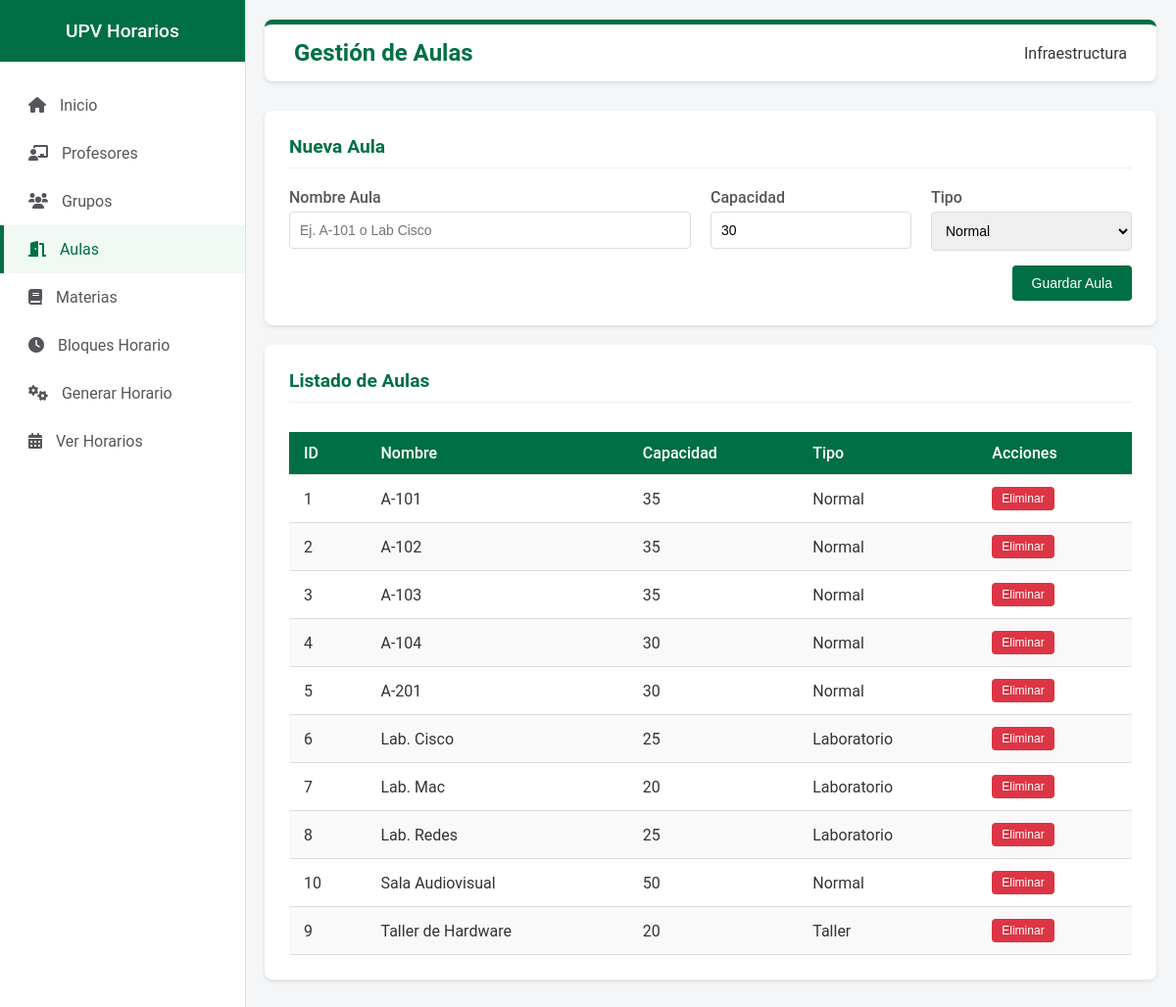
Screenshot of /aulas.php with the database file from the repository.
### tables this page shows
CREATE TABLE `aulas` (
  `id_aula` INT NOT NULL AUTO_INCREMENT,
  `nombre_aula` VARCHAR(50) NOT NULL COMMENT 'Ej. A-101, Lab Cisco',
  `capacidad` INT NOT NULL DEFAULT 30,
  `tipo_aula` ENUM('Normal', 'Laboratorio', 'Taller') NOT NULL DEFAULT 'Normal',
  PRIMARY KEY (`id_aula`)
);

### aulas.php (the view, shortened to what this page needs)
<?php
$page = 'aulas';
require_once 'config/db.php';
$stmt = $pdo->query("SELECT * FROM aulas ORDER BY nombre_aula ASC");
$aulas = $stmt->fetchAll();
require_once 'views/layout/header.php';
require_once 'views/layout/sidebar.php';
?>
<div class="main-content">
    <div class="header">
        <h1>Gestión de Aulas</h1>
        <div><span>Infraestructura</span></div>
    </div>
    <div class="card">
        <div class="card-header">
            <h2 class="card-title">Nueva Aula</h2>
        </div>
        <form method="POST" action="">
            <div style="display: flex; gap: 20px;">
                <div class="form-group" style="flex: 2;">
                    <label>Nombre Aula</label>
                    <input type="text" name="nombre_aula" class="form-control" required placeholder="Ej. A-101 o Lab Cisco">
                </div>
                <div class="form-group" style="flex: 1;">
                    <label>Capacidad</label>
                    <input type="number" name="capacidad" class="form-control" value="30">
                </div>
                <div class="form-group" style="flex: 1;">
                    <label>Tipo</label>
                    <select name="tipo_aula" class="form-control">
                        <option value="Normal">Normal</option>
                    </select>
                </div>
            </div>
            <div class="text-right">
                <button type="submit" class="btn btn-primary">Guardar Aula</button>
            </div>
        </form>
    </div>
    <div class="card">
        <div class="card-header">
            <h2 class="card-title">Listado de Aulas</h2>
        </div>
        <div class="table-container">
            <table class="table">
                <thead>
                    <tr>
                        <th>ID</th>
                        <th>Nombre</th>
                        <th>Capacidad</th>
                        <th>Tipo</th>
                        <th>Acciones</th>
                    </tr>
                </thead>
                <tbody>
                    <?php foreach ($aulas as $a): ?>
                    <tr>
                        <td><?php echo $a['id_aula']; ?></td>
                        <td><?php echo htmlspecialchars($a['nombre_aula']); ?></td>
                        <td><?php echo $a['capacidad']; ?></td>
                        <td><?php echo $a['tipo_aula']; ?></td>
                        <td>
                            <form method="POST" style="display:inline;" onsubmit="return confirm('¿Eliminar aula?');">
                                <button type="submit" class="btn btn-sm btn-danger">Eliminar</button>
                            </form>
                        </td>
                    </tr>
                    <?php endforeach; ?>
                </tbody>
            </table>
        </div>
    </div>
</div>
<?php require_once 'views/layout/footer.php'; ?>

### views/layout/header.php (shortened to what this page needs)
<!DOCTYPE html>
<html lang="es">
<head>
    <link rel="stylesheet" href="assets/css/styles.css">
    <link rel="stylesheet" href="https://cdnjs.cloudflare.com/ajax/libs/font-awesome/6.0.0/css/all.min.css">
</head>
<body>

### views/layout/sidebar.php
<div class="sidebar">
    <div class="sidebar-header">
        <h3>UPV Horarios</h3>
    </div>
    <ul class="sidebar-menu">
        <li><a href="index.php" class="<?php echo ($page == 'home') ? 'active' : ''; ?>"><i class="fas fa-home"></i> Inicio</a></li>
        <li><a href="profesores.php" class="<?php echo ($page == 'profesores') ? 'active' : ''; ?>"><i class="fas fa-chalkboard-teacher"></i> Profesores</a></li>
        <li><a href="grupos.php" class="<?php echo ($page == 'grupos') ? 'active' : ''; ?>"><i class="fas fa-users"></i> Grupos</a></li>
        <li><a href="aulas.php" class="<?php echo ($page == 'aulas') ? 'active' : ''; ?>"><i class="fas fa-door-open"></i> Aulas</a></li>
        <li><a href="materias.php" class="<?php echo ($page == 'materias') ? 'active' : ''; ?>"><i class="fas fa-book"></i> Materias</a></li>
        <li><a href="bloques.php" class="<?php echo ($page == 'bloques') ? 'active' : ''; ?>"><i class="fas fa-clock"></i> Bloques Horario</a></li>
        <li><a href="generar.php" class="<?php echo ($page == 'generar') ? 'active' : ''; ?>"><i class="fas fa-cogs"></i> Generar Horario</a></li>
        <li><a href="ver_horario.php" class="<?php echo ($page == 'ver') ? 'active' : ''; ?>"><i class="fas fa-calendar-alt"></i> Ver Horarios</a></li>
    </ul>
</div>

### views/layout/footer.php
</body>
</html>

### assets/css/styles.css (style rules this page uses)
:root { --upv-green: #006F45; --upv-dark-green: #004d30; --upv-gray: #54565A; --upv-light-gray: #F4F6F8; --upv-accent: #8DC63F; --white: #FFFFFF; --text-color: #333333; --border-radius: 8px; --shadow: 0 2px 4px rgba(0,0,0,0.1); }
body { font-family: 'Roboto', 'Segoe UI', Tahoma, Geneva, Verdana, sans-serif; background-color: var(--upv-light-gray); color: var(--text-color); margin: 0; padding: 0; display: flex; min-height: 100vh; }
.sidebar { width: 250px; background-color: var(--white); border-right: 1px solid #e0e0e0; display: flex; flex-direction: column; position: fixed; height: 100%; }
.sidebar-header { padding: 20px; background-color: var(--upv-green); color: var(--white); text-align: center; }
.sidebar-header h3 { margin: 0; font-size: 1.2rem; font-weight: 500; }
.sidebar-menu { list-style: none; padding: 0; margin: 20px 0; }
.sidebar-menu li a { display: block; padding: 15px 25px; color: var(--upv-gray); text-decoration: none; transition: all 0.3s ease; border-left: 4px solid transparent; }
.sidebar-menu li a:hover, .sidebar-menu li a.active { background-color: #f0f9f4; color: var(--upv-green); border-left-color: var(--upv-green); }
.sidebar-menu li a i { margin-right: 10px; }
.main-content { flex: 1; margin-left: 250px; padding: 20px; }
.header { background-color: var(--white); padding: 15px 30px; border-radius: var(--border-radius); box-shadow: var(--shadow); margin-bottom: 30px; display: flex; justify-content: space-between; align-items: center; border-top: 5px solid var(--upv-green); }
.header h1 { margin: 0; font-size: 1.5rem; color: var(--upv-green); }
.card { background-color: var(--white); border-radius: var(--border-radius); box-shadow: var(--shadow); padding: 25px; margin-bottom: 20px; }
.card-header { margin-bottom: 20px; border-bottom: 1px solid #eee; padding-bottom: 10px; display: flex; justify-content: space-between; align-items: center; }
.card-title { margin: 0; color: var(--upv-green); font-size: 1.2rem; }
.form-group { margin-bottom: 15px; }
.form-group label { display: block; margin-bottom: 5px; color: var(--upv-gray); font-weight: 500; }
.form-control { width: 100%; padding: 10px; border: 1px solid #ddd; border-radius: 4px; font-size: 14px; box-sizing: border-box; }
.btn { padding: 10px 20px; border: none; border-radius: 4px; cursor: pointer; font-size: 14px; transition: background 0.3s; text-decoration: none; display: inline-block; }
.btn-primary { background-color: var(--upv-green); color: var(--white); }
.btn-danger { background-color: #dc3545; color: white; }
.btn-sm { padding: 5px 10px; font-size: 12px; }
.table-container { overflow-x: auto; }
.table { width: 100%; border-collapse: collapse; margin-top: 10px; }
.table th, .table td { padding: 12px 15px; text-align: left; border-bottom: 1px solid #ddd; }
.table th { background-color: var(--upv-green); color: var(--white); font-weight: 500; }
.table tr:nth-child(even) { background-color: #f9f9f9; }
.text-right { text-align: right; }

### rows the page displays
aulas: id_aula "1", nombre_aula "A-101", capacidad "35", tipo_aula "Normal"
aulas: id_aula "2", nombre_aula "A-102", capacidad "35", tipo_aula "Normal"
aulas: id_aula "3", nombre_aula "A-103", capacidad "35", tipo_aula "Normal"
aulas: id_aula "4", nombre_aula "A-104", capacidad "30", tipo_aula "Normal"
aulas: id_aula "5", nombre_aula "A-201", capacidad "30", tipo_aula "Normal"
aulas: id_aula "6", nombre_aula "Lab. Cisco", capacidad "25", tipo_aula "Laboratorio"
aulas: id_aula "7", nombre_aula "Lab. Mac", capacidad "20", tipo_aula "Laboratorio"
aulas: id_aula "8", nombre_aula "Lab. Redes", capacidad "25", tipo_aula "Laboratorio"
aulas: id_aula "10", nombre_aula "Sala Audiovisual", capacidad "50", tipo_aula "Normal"
aulas: id_aula "9", nombre_aula "Taller de Hardware", capacidad "20", tipo_aula "Taller"
